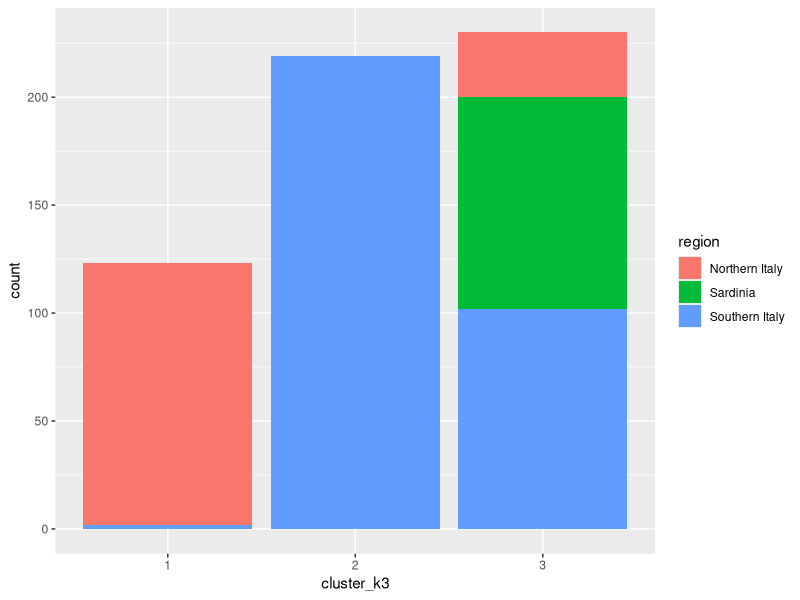
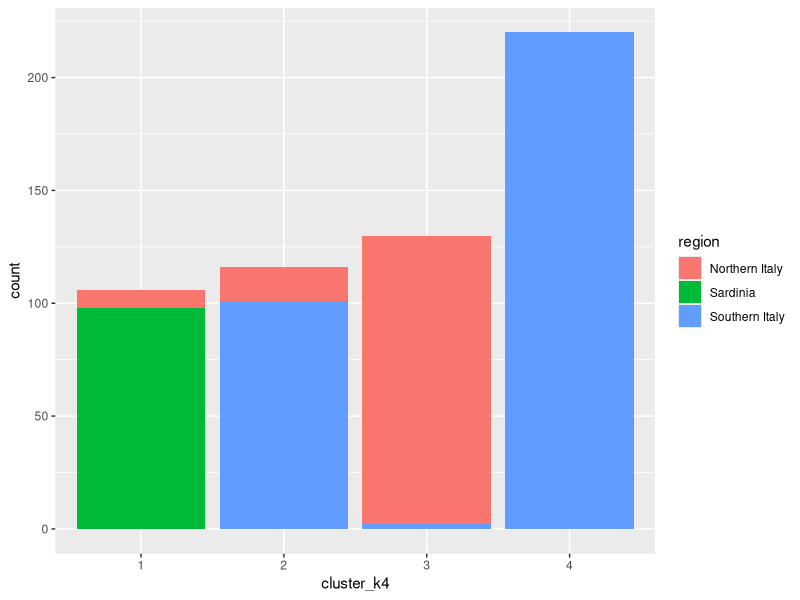
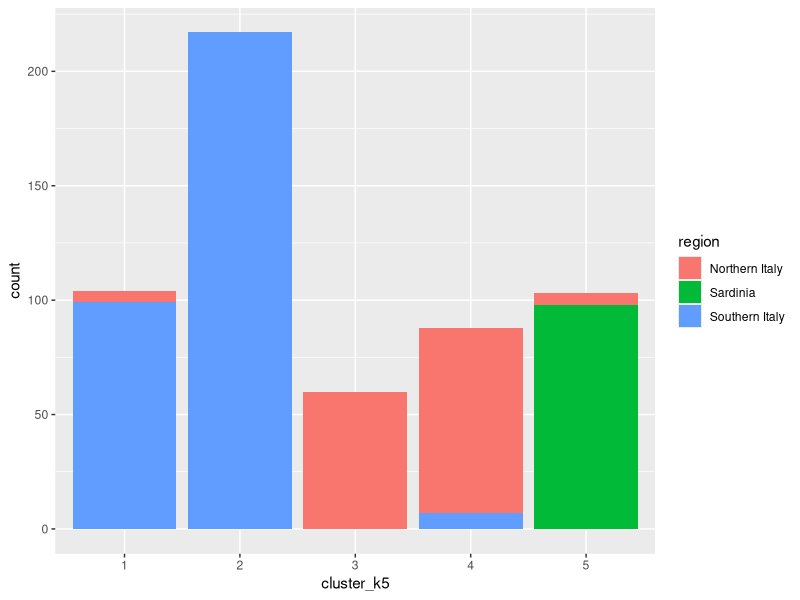

Source code (R) for these figures, in order: (Note: a time limit stopped this script after it produced the figures.)
library(ggplot2)

olive <- read.table("olive.txt", T, sep=",")

str(olive)
unique(olive$region)

olive$region <- as.factor(olive$region)
summary(olive)

#a)
olivePadronizado <- scale(olive[,-1])
summary(olivePadronizado)

#b)
#k=3
modeloK3Means <- kmeans(olivePadronizado, centers = 3, nstart = 20 )
olive$cluster_k3 <- as.factor(modeloK3Means$cluster)

ggplot(olive, aes(x=cluster_k3, fill=region))+
  geom_bar()

#c)
#k=4
modeloK4means <- kmeans(olivePadronizado, centers = 4, nstart = 20 )
olive$cluster_k4 <- as.factor(modeloK4means$cluster)

ggplot(olive, aes(x=cluster_k4, fill=region))+
  geom_bar()

#k=5
modeloK5means <- kmeans(olivePadronizado, centers = 5, nstart = 20 )
olive$cluster_k5 <- as.factor(modeloK5means$cluster)

ggplot(olive, aes(x=cluster_k5, fill=region))+
  geom_bar()

#Questão 1

library(e1071)

diabetes <- read.table("diabetes.txt", TRUE, ";")
str(diabetes)

diabetes <- diabetes[,-1]
diabetes$Diabetic <- as.factor(diabetes$Diabetic)

n <- round(nrow(diabetes)*0.8)
id <- sample(1:nrow(diabetes), n, FALSE)

treino <- diabetes[id,]
teste <- diabetes[-id,]

?svm
modeloSvmLi <- svm(Diabetic~., data = treino)

previsaoLi <- predict(modeloSvmLi, newdata=teste)
mean(previsaoLi == teste$Diabetic)

?tune
tunePoly <- tune(svm,
                 train.x = treino[,-9],
                 train.y = treino$Diabetic,
                 kernel = "polynomial",
                 rages = list(cost = c(0.01, 0.1, 1 ,10, 100),
                              degre = 1:4))

tunePoly$best.model
previsaoPoly <- predict(tunePoly$best.model, newdata = teste[,-9])
mean(teste$Diabetic == previsaoPoly)


tuneRad <- tune(svm,
                train.x = treino[,-9],
                train.y = treino$Diabetic,
                kernel = "radial",
                ranges = list(cost = c(0.01, 0.1, 1 ,10, 100),
                              gamma = c(0.01, 0.1, 1, 2,3,4)))
